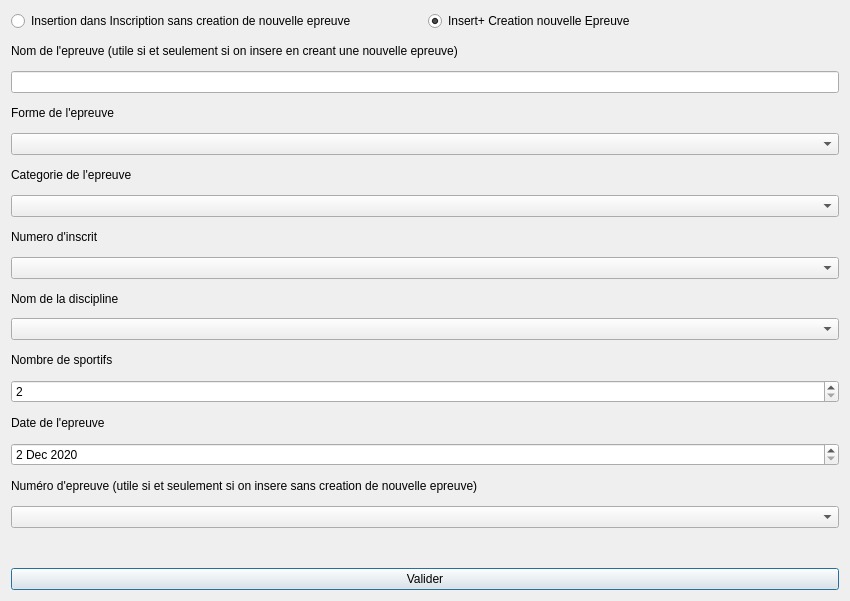
<?xml version="1.0" encoding="UTF-8"?>
<ui version="4.0">
 <class>fct_gerer_resultats</class>
 <widget class="QDialog" name="fct_gerer_resultats">
  <property name="geometry">
   <rect>
    <x>0</x>
    <y>0</y>
    <width>850</width>
    <height>601</height>
   </rect>
  </property>
  <property name="windowTitle">
   <string>Gerer les inscriptions</string>
  </property>
  <layout class="QVBoxLayout" name="verticalLayout">
   <item>
    <layout class="QVBoxLayout" name="verticalLayout_2">
     <item>
      <layout class="QHBoxLayout" name="horizontalLayout">
       <item>
        <widget class="QRadioButton" name="radioButton">
         <property name="text">
          <string>Insertion dans Inscription sans creation de nouvelle epreuve</string>
         </property>
        </widget>
       </item>
       <item>
        <widget class="QRadioButton" name="radioButton_insert">
         <property name="text">
          <string>Insert+ Creation nouvelle Epreuve</string>
         </property>
         <property name="checked">
          <bool>true</bool>
         </property>
        </widget>
       </item>
      </layout>
     </item>
     <item>
      <layout class="QHBoxLayout" name="horizontalLayout_2">
       <item>
        <layout class="QVBoxLayout" name="verticalLayout_3">
         <item>
          <widget class="QLabel" name="label">
           <property name="text">
            <string>Nom de l'epreuve (utile si et seulement si on insere en creant une nouvelle epreuve)</string>
           </property>
          </widget>
         </item>
         <item>
          <widget class="QLineEdit" name="lineEdit_nomEp"/>
         </item>
         <item>
          <widget class="QLabel" name="label_3">
           <property name="text">
            <string>Forme de l'epreuve</string>
           </property>
          </widget>
         </item>
         <item>
          <widget class="QComboBox" name="comboBox_formeEp">
           <property name="maxVisibleItems">
            <number>499</number>
           </property>
          </widget>
         </item>
         <item>
          <widget class="QLabel" name="label_5">
           <property name="text">
            <string>Categorie de l'epreuve</string>
           </property>
          </widget>
         </item>
         <item>
          <widget class="QComboBox" name="comboBox_categorieEp"/>
         </item>
         <item>
          <widget class="QLabel" name="label_2">
           <property name="text">
            <string>Numero d'inscrit</string>
           </property>
          </widget>
         </item>
         <item>
          <widget class="QComboBox" name="comboBox_numIn"/>
         </item>
         <item>
          <widget class="QLabel" name="label_4">
           <property name="text">
            <string>Nom de la discipline</string>
           </property>
          </widget>
         </item>
         <item>
          <widget class="QComboBox" name="comboBox_nomDi"/>
         </item>
         <item>
          <widget class="QLabel" name="label_6">
           <property name="text">
            <string>Nombre de sportifs</string>
           </property>
          </widget>
         </item>
         <item>
          <widget class="QSpinBox" name="spinBox_nbSportifs">
           <property name="minimum">
            <number>2</number>
           </property>
          </widget>
         </item>
         <item>
          <widget class="QLabel" name="label_7">
           <property name="text">
            <string>Date de l'epreuve</string>
           </property>
          </widget>
         </item>
         <item>
          <widget class="QDateEdit" name="dateEdit">
           <property name="minimumDateTime">
            <datetime>
             <hour>0</hour>
             <minute>0</minute>
             <second>0</second>
             <year>2020</year>
             <month>12</month>
             <day>2</day>
            </datetime>
           </property>
          </widget>
         </item>
         <item>
          <widget class="QLabel" name="label_8">
           <property name="text">
            <string>Numéro d'epreuve (utile si et seulement si on insere sans creation de nouvelle epreuve)</string>
           </property>
          </widget>
         </item>
         <item>
          <widget class="QComboBox" name="comboBox_numEp"/>
         </item>
         <item>
          <widget class="QLabel" name="label_erreur">
           <property name="text">
            <string/>
           </property>
          </widget>
         </item>
         <item>
          <widget class="QPushButton" name="validation">
           <property name="text">
            <string>Valider</string>
           </property>
          </widget>
         </item>
        </layout>
       </item>
      </layout>
     </item>
    </layout>
   </item>
  </layout>
 </widget>
 <resources/>
 <connections>
  <connection>
   <sender>radioButton_insert</sender>
   <signal>clicked()</signal>
   <receiver>fct_gerer_resultats</receiver>
   <slot>refreshInit()</slot>
   <hints>
    <hint type="sourcelabel">
     <x>838</x>
     <y>102</y>
    </hint>
    <hint type="destinationlabel">
     <x>608</x>
     <y>72</y>
    </hint>
   </hints>
  </connection>
  <connection>
   <sender>validation</sender>
   <signal>clicked()</signal>
   <receiver>fct_gerer_resultats</receiver>
   <slot>refreshResult()</slot>
   <hints>
    <hint type="sourcelabel">
     <x>515</x>
     <y>588</y>
    </hint>
    <hint type="destinationlabel">
     <x>744</x>
     <y>294</y>
    </hint>
   </hints>
  </connection>
  <connection>
   <sender>comboBox_categorieEp</sender>
   <signal>currentTextChanged(QString)</signal>
   <receiver>fct_gerer_resultats</receiver>
   <slot>refreshNumInscrit()</slot>
   <hints>
    <hint type="sourcelabel">
     <x>358</x>
     <y>303</y>
    </hint>
    <hint type="destinationlabel">
     <x>387</x>
     <y>51</y>
    </hint>
   </hints>
  </connection>
  <connection>
   <sender>comboBox_formeEp</sender>
   <signal>currentTextChanged(QString)</signal>
   <receiver>fct_gerer_resultats</receiver>
   <slot>refreshNbSportifs()</slot>
   <hints>
    <hint type="sourcelabel">
     <x>109</x>
     <y>266</y>
    </hint>
    <hint type="destinationlabel">
     <x>196</x>
     <y>42</y>
    </hint>
   </hints>
  </connection>
  <connection>
   <sender>radioButton</sender>
   <signal>clicked()</signal>
   <receiver>fct_gerer_resultats</receiver>
   <slot>refreshNumEpreuve()</slot>
   <hints>
    <hint type="sourcelabel">
     <x>144</x>
     <y>95</y>
    </hint>
    <hint type="destinationlabel">
     <x>56</x>
     <y>15</y>
    </hint>
   </hints>
  </connection>
  <connection>
   <sender>comboBox_numIn</sender>
   <signal>currentTextChanged(QString)</signal>
   <receiver>fct_gerer_resultats</receiver>
   <slot>refreshNumEpreuve()</slot>
   <hints>
    <hint type="sourcelabel">
     <x>52</x>
     <y>352</y>
    </hint>
    <hint type="destinationlabel">
     <x>323</x>
     <y>18</y>
    </hint>
   </hints>
  </connection>
 </connections>
 <slots>
  <slot>refreshNumeroEquipe()</slot>
  <slot>refreshResult()</slot>
  <slot>refreshInit()</slot>
  <slot>refreshDisciplineEp()</slot>
  <slot>refreshCategorieEp()</slot>
  <slot>refreshFormeEp()</slot>
  <slot>refreshNbSportifs()</slot>
  <slot>refreshNumInscrit()</slot>
  <slot>refreshNumEpreuve()</slot>
 </slots>
</ui>
